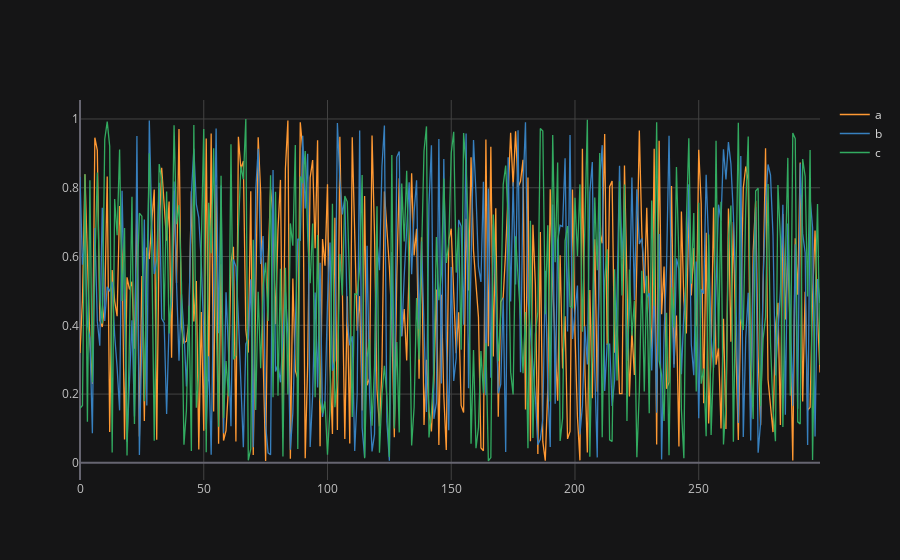

This figure's notebook cell:
### Code cell
df.iplot()

### Figure 1 — Plotly figure (JSON) as saved in the notebook; plotly's stock layout.template omitted (floating-point values rounded to 4 significant figures; data arrays with more than 128 entries replaced by an {"elided": "..."} marker saying what was removed)
{"data": [{"line": {"color": "rgba(255, 153, 51, 1.0)", "dash": "solid", "shape": "linear", "width": 1.3}, "mode": "lines", "name": "a", "text": "", "type": "scatter", "x": {"elided": "300 int values"}, "y": {"elided": "300 float values"}}, {"line": {"color": "rgba(55, 128, 191, 1.0)", "dash": "solid", "shape": "linear", "width": 1.3}, "mode": "lines", "name": "b", "text": "", "type": "scatter", "x": {"elided": "300 int values"}, "y": {"elided": "300 float values"}}, {"line": {"color": "rgba(50, 171, 96, 1.0)", "dash": "solid", "shape": "linear", "width": 1.3}, "mode": "lines", "name": "c", "text": "", "type": "scatter", "x": {"elided": "300 int values"}, "y": {"elided": "300 float values"}}], "layout": {"legend": {"bgcolor": "#151516", "font": {"color": "#D9D9D9"}}, "paper_bgcolor": "#151516", "plot_bgcolor": "#151516", "title": {"font": {"color": "#D9D9D9"}}, "xaxis": {"gridcolor": "#434343", "showgrid": true, "tickfont": {"color": "#C2C2C2"}, "title": {"font": {"color": "#D9D9D9"}, "text": ""}, "zerolinecolor": "#666570"}, "yaxis": {"gridcolor": "#434343", "showgrid": true, "tickfont": {"color": "#C2C2C2"}, "title": {"font": {"color": "#D9D9D9"}, "text": ""}, "zerolinecolor": "#666570"}}}
